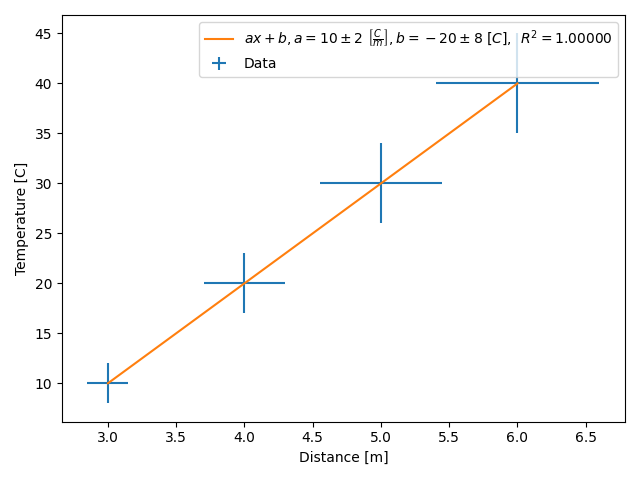

Recreate this plot in Python.
from dataUncert import *
import matplotlib.pyplot as plt

x = variable([3, 4, 5, 6], 'm', [0.15, 0.3, 0.45, 0.6])
y = variable([10, 20, 30, 40], 'C', [2, 3, 4, 5])

F = lin_fit(x, y)


fig, ax = plt.subplots()
F.scatter(ax)
F.plot(ax)
ax.set_xlabel('Distance')
ax.set_ylabel('Temperature')
F.addUnitToLabels(ax)
ax.legend()
fig.tight_layout()
plt.show()
